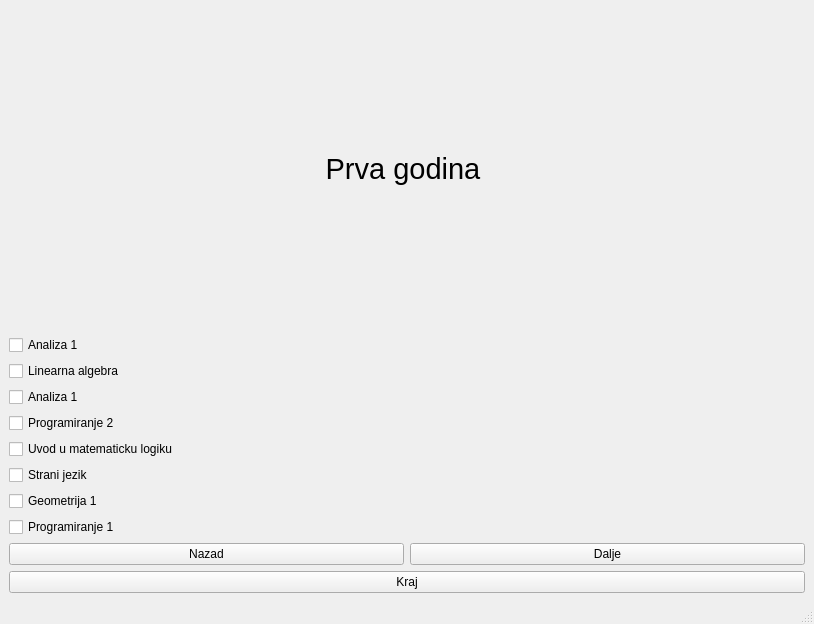
<?xml version="1.0" encoding="UTF-8"?>
<ui version="4.0">
 <class>FirstYearM</class>
 <widget class="QMainWindow" name="FirstYearM">
  <property name="geometry">
   <rect>
    <x>0</x>
    <y>0</y>
    <width>814</width>
    <height>624</height>
   </rect>
  </property>
  <property name="windowTitle">
   <string>MainWindow</string>
  </property>
  <widget class="QWidget" name="centralwidget">
   <layout class="QVBoxLayout" name="verticalLayout_3">
    <item>
     <widget class="QLabel" name="label_6">
      <property name="font">
       <font>
        <pointsize>22</pointsize>
       </font>
      </property>
      <property name="text">
       <string>Prva godina </string>
      </property>
      <property name="alignment">
       <set>Qt::AlignCenter</set>
      </property>
     </widget>
    </item>
    <item>
     <layout class="QVBoxLayout" name="verticalLayout">
      <item>
       <widget class="QCheckBox" name="checkBox_2">
        <property name="text">
         <string>Analiza 1</string>
        </property>
        <property name="checked">
         <bool>false</bool>
        </property>
       </widget>
      </item>
      <item>
       <widget class="QCheckBox" name="checkBox_5">
        <property name="text">
         <string>Linearna algebra</string>
        </property>
       </widget>
      </item>
      <item>
       <widget class="QCheckBox" name="checkBox_9">
        <property name="text">
         <string>Analiza 1</string>
        </property>
       </widget>
      </item>
      <item>
       <widget class="QCheckBox" name="checkBox_6">
        <property name="text">
         <string>Programiranje 2</string>
        </property>
       </widget>
      </item>
      <item>
       <widget class="QCheckBox" name="checkBox_4">
        <property name="text">
         <string>Uvod u matematicku logiku</string>
        </property>
       </widget>
      </item>
      <item>
       <widget class="QCheckBox" name="checkBox_10">
        <property name="text">
         <string>Strani jezik</string>
        </property>
       </widget>
      </item>
      <item>
       <widget class="QCheckBox" name="checkBox_8">
        <property name="text">
         <string>Geometrija 1</string>
        </property>
       </widget>
      </item>
      <item>
       <widget class="QCheckBox" name="checkBox_3">
        <property name="text">
         <string>Programiranje 1</string>
        </property>
       </widget>
      </item>
     </layout>
    </item>
    <item>
     <layout class="QHBoxLayout" name="horizontalLayout">
      <item>
       <widget class="QPushButton" name="pbBack">
        <property name="text">
         <string>Nazad</string>
        </property>
       </widget>
      </item>
      <item>
       <widget class="QPushButton" name="pbNext">
        <property name="text">
         <string>Dalje</string>
        </property>
       </widget>
      </item>
     </layout>
    </item>
    <item>
     <widget class="QPushButton" name="pbEnd">
      <property name="text">
       <string>Kraj</string>
      </property>
     </widget>
    </item>
   </layout>
  </widget>
  <widget class="QMenuBar" name="menubar">
   <property name="geometry">
    <rect>
     <x>0</x>
     <y>0</y>
     <width>814</width>
     <height>22</height>
    </rect>
   </property>
  </widget>
  <widget class="QStatusBar" name="statusbar"/>
 </widget>
 <resources/>
 <connections/>
</ui>
